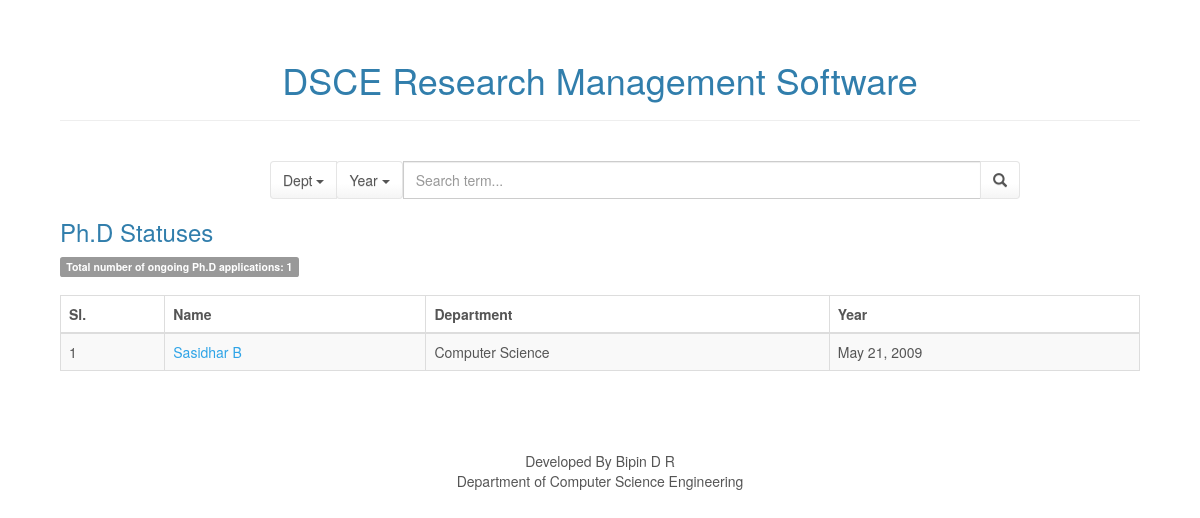
/phdstatus/, run on the app's committed database.
### phdstatus/models.py (models this page shows, shortened)
class PhdStatus(models.Model):
    name = models.CharField("Research Scholar Name", max_length=200)
    dept = models.CharField("Department", max_length=200)
    guide = models.CharField("Guide", max_length=200)
    uni = models.CharField("University where registered", max_length=200)
    synopsys = models.CharField(max_length=50, choices=[('approved', 'approved'), ('not approved', 'not approved')])
    year = models.DateField("year of registration")
    status = models.CharField("status", max_length=50,
                              choices=[('Completed', 'Completed'), ('OnGoing', 'OnGoing')])
    other = models.TextField("Any other details", blank=True, null=True)
    class Meta:
        verbose_name_plural = "Ph.D Status"

### phdstatus/views.py (the view)
def index(request):
    global all_statuses
    all_statuses = PhdStatus.objects.all()
    total = all_statuses.count()
    context = {
        'all_statuses': all_statuses,
        'total': total,
    }
    return render(request, 'Phdstatus/index.html', context)

### phdstatus/templates/Phdstatus/index.html (shortened to what this page needs)
<!DOCTYPE html>
<html>
<head>
    {% load staticfiles %}
    <link rel="stylesheet" href="{% static 'assets/bootstrap/css/bootstrap.min.css' %}">
    <link rel="stylesheet" href="{% static 'assets/css/styles.css' %}">
</head>
<body>
<h1 align="center">DSCE Research Management Software</h1>
<hr>
<br>
<div class="container">
    <form type="get" action="/phdstatus/bob" style="margin: 0">
        <div class="row">
            <div class="col-xs-8 col-xs-offset-2">
                <div class="input-group">
                    <div class="input-group-btn search-panel">
                        <button type="button" class="btn btn-default dropdown-toggle" data-toggle="dropdown">
                            <span id="search_dept">Dept</span> <span class="caret"></span>
                        </button>
                    </div>
                    <div class="input-group-btn search-panel">
                        <button type="button" class="btn btn-default dropdown-toggle" data-toggle="dropdown">
                            <span id="search_date">Year</span> <span class="caret"></span>
                        </button>
                    </div>
                    <input type="text" class="form-control" name="search_box" placeholder="Search term...">
                    <span class="input-group-btn">
                    <button id="search_submit" class="btn btn-default" type="submit"><span
                            class="glyphicon glyphicon-search"></span></button>
                    </span>
                </div>
            </div>
        </div>
    </form>
</div>
<a href="/phdstatus">
    <h3>Ph.D Statuses</h3>
</a>
<span class="label label-default">Total number of ongoing Ph.D applications: {{ total }}</span>
<br>
<br>
{% if all_statuses %}
    <div class="table-responsive">
        <table class="table table-striped table-bordered">
            <thead>
            <tr>
                <th>Sl.</th>
                <th>Name</th>
                <th>Department</th>
                <th>Year</th>
            </tr>
            </thead>
            <tbody>
            {% for i in all_statuses %}
                <tr>
                    <td>{{ forloop.counter }}</td>
                    <td><a href="{% url 'post' i.id %}">{{ i.name }}</a></td>
                    <td>{{ i.dept }}</td>
                    <td>{{ i.year }}</td>
                </tr>
            {% endfor %}
            </tbody>
        </table>
    </div>
{% else %}
    <strong>No PHD status found</strong>
    <br>
    <br>
    <br>
{% endif %}
<br>
<br>
<br>
<div class="footer">Developed By Bipin D R</div>
<div class="footer"> Department of Computer Science Engineering</div>
</body>
</html>

### static/assets/css/styles.css (style rules this page uses)
body { margin: 60px; }
.footer { position: static; text-align: center; bottom: 0px; width: 100%; }

### data on the page
PhdStatus: name "Sasidhar B", dept "Computer Science", year "May 21, 2009"

### other printed values
{{ total }} "1"
